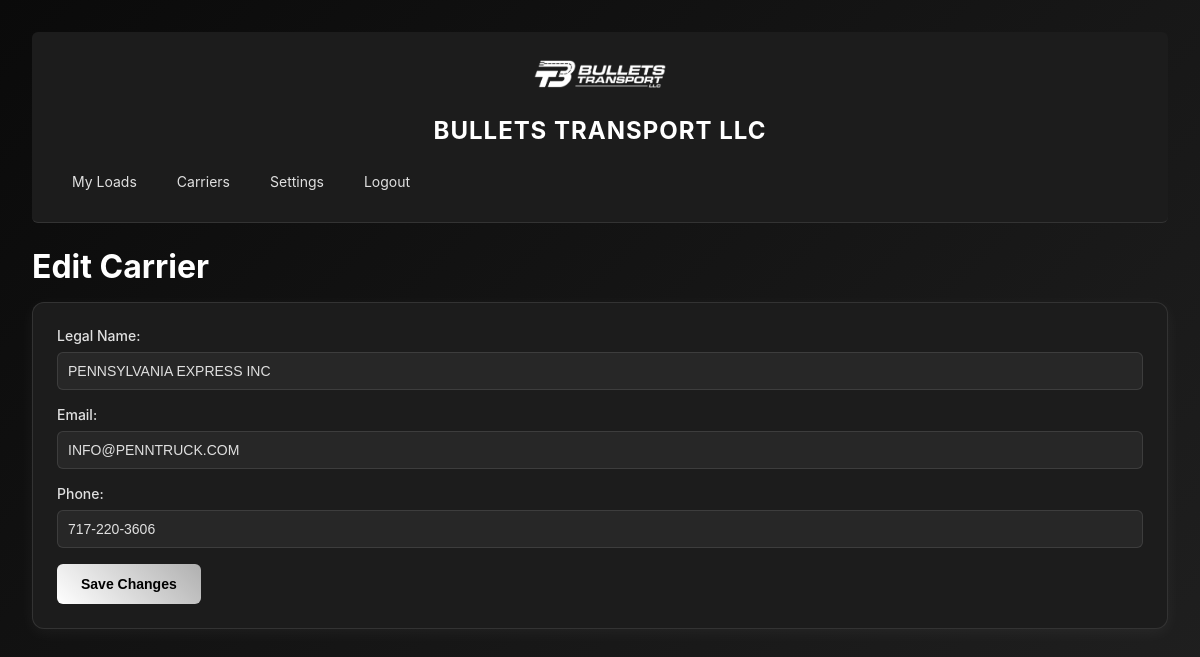
Screenshot of /edit-carrier/8/ (signed in) with the database file from the repository.
### core/models.py (models this page shows, shortened)
class CompanyInfo(models.Model):
    user = models.OneToOneField(User, on_delete=models.CASCADE)
    company_name = models.CharField(max_length=255, default="Bullets Transport LLC")
    logo = models.ImageField(upload_to='company_logos/', null=True, blank=True)
    contact = models.CharField(max_length=255, blank=True)
    mc_scac = models.CharField(max_length=50, blank=True)
    email = models.EmailField(max_length=255, blank=True)
    address1 = models.CharField(max_length=255, blank=True)
    address2 = models.CharField(max_length=255, blank=True)
    city = models.CharField(max_length=100, blank=True)
    state = models.CharField(max_length=100, blank=True)
    zip_code = models.CharField(max_length=20, blank=True)
    phone = models.CharField(max_length=20, blank=True)
    fax = models.CharField(max_length=20, blank=True)

class SavedCarrier(models.Model):
    user = models.ForeignKey(User, on_delete=models.CASCADE)
    dot_number = models.CharField(max_length=20)
    mc_number = models.CharField(max_length=20)
    legal_name = models.CharField(max_length=255)
    email = models.EmailField(blank=True, null=True)
    phone = models.CharField(max_length=20, blank=True, null=True)
    saved_at = models.DateTimeField(auto_now_add=True)

### core/views.py (the view)
# urls.py: path('edit-carrier/<int:carrier_id>/', views.edit_carrier, name='edit_carrier'),
@login_required
def edit_carrier(request, carrier_id):
    company_info, created = CompanyInfo.objects.get_or_create(user=request.user)
    carrier = get_object_or_404(SavedCarrier, id=carrier_id, user=request.user)
    if request.method == 'POST':
        carrier.legal_name = request.POST.get('legal_name')
        carrier.email = request.POST.get('email')
        carrier.phone = request.POST.get('phone')
        carrier.save()
        return redirect('saved_carriers')
    return render(request, 'edit_carrier.html', {'company_info': company_info, 'carrier': carrier})

### core/templates/edit_carrier.html (shortened to what this page needs)
<!DOCTYPE html>
<html>
<head>
</head>
<body>
    {% include 'navbar.html' %}
    <h1>Edit Carrier</h1>
    <div class="card">
        <form method="post">
            <div class="form-group">
                <label for="legal_name">Legal Name:</label>
                <input type="text" name="legal_name" id="legal_name" value="{{ carrier.legal_name }}" required>
            </div>
            <div class="form-group">
                <label for="email">Email:</label>
                <input type="text" name="email" id="email" value="{{ carrier.email }}">
            </div>
            <div class="form-group">
                <label for="phone">Phone:</label>
                <input type="text" name="phone" id="phone" value="{{ carrier.phone }}">
            </div>
            <button type="submit">Save Changes</button>
        </form>
    </div>
</body>
</html>

### core/templates/navbar.html (shortened to what this page needs)
<div class="navbar">
    <div class="navbar-top">
        <div class="logo-container">
            {% if company_info.logo %}
                <div class="logo-image">
                    <img src="{{ company_info.logo.url }}" alt="{{ company_info.company_name }} Logo">
                </div>
            {% else %}
                <div class="logo-image">
                    <img src="https://via.placeholder.com/60" alt="Placeholder Logo">
                </div>
            {% endif %}
        </div>
        <div class="company-name-container">
            <span class="company-name">{{ company_info.company_name|default:"Bullets Transport LLC" }}</span>
        </div>
    </div>
    <div class="nav-container">
        <div class="nav-links">
            <a href="{% url 'dashboard' %}" {% if request.path == '/' %}class="active"{% endif %}>My Loads</a>
            <a href="{% url 'saved_carriers' %}" {% if request.path == '/saved-carriers/' %}class="active"{% endif %}>Carriers</a>
            <a href="{% url 'settings' %}" {% if request.path == '/settings/' %}class="active"{% endif %}>Settings</a>
            <a href="{% url 'logout' %}" {% if request.path == '/logout/' %}class="active"{% endif %}>Logout</a>
        </div>
    </div>
</div>

### core/templates/edit_carrier.html (style rules this page uses)
:root { --primary: #FFFFFF; --secondary: #B0B0B0; --background: #0A0A0A; --card-bg: #1C1C1C; --text: #E0E0E0; --border: rgba(255, 255, 255, 0.1); }
body { font-family: 'Inter', sans-serif; background: linear-gradient(135deg, var(--background) 0%, #212121 100%); color: var(--text); padding: 32px; max-width: 1440px; margin: auto; min-height: 100vh; }
h1 { font-size: 2rem; font-weight: 700; color: var(--primary); margin-bottom: 16px; }
.card { background: var(--card-bg); padding: 24px; border-radius: 12px; border: 1px solid var(--border); box-shadow: 0 4px 16px rgba(255, 255, 255, 0.05); }
.form-group { display: flex; flex-direction: column; margin-bottom: 16px; }
label { font-size: 0.875rem; font-weight: 500; color: var(--text); margin-bottom: 8px; }
input[type=text] { padding: 10px; background: rgba(255, 255, 255, 0.05); border: 1px solid var(--border); border-radius: 6px; color: var(--text); font-size: 0.875rem; transition: all 0.2s ease; }
button { padding: 12px 24px; background: linear-gradient(45deg, var(--primary), var(--secondary)); border: none; border-radius: 6px; color: #000; font-weight: 600; font-size: 0.875rem; cursor: pointer; transition: all 0.2s ease; }

### core/templates/navbar.html (style rules this page uses)
:root { --primary: #FFFFFF; --secondary: #B0B0B0; --background: #0A0A0A; --card-bg: #1C1C1C; --text: #E0E0E0; --border: rgba(255, 255, 255, 0.1); --accent: #00f5ff; }
.navbar { background: var(--card-bg); padding: 12px 24px; border-bottom: 1px solid var(--border); border-radius: 6px; margin-bottom: 24px; position: relative; z-index: 1; }
.navbar-top { display: flex; flex-direction: column; align-items: center; margin-bottom: 12px; }
.logo-container { margin-bottom: 8px; }
.logo-image img { max-height: 60px; }
.company-name-container { display: flex; justify-content: center; width: 100%; margin-bottom: 8px; }
.company-name { font-size: 1.5rem; font-weight: 700; color: var(--primary); letter-spacing: 1px; text-transform: uppercase; text-align: center; }
.nav-container { position: relative; }
.nav-links { display: flex; justify-content: flex-start; align-items: center; margin-bottom: 12px; }
.nav-links a { color: var(--text); text-decoration: none; font-size: 0.875rem; padding: 8px 16px; border-radius: 6px; transition: all 0.2s ease; margin-right: 8px; }

### rows the page displays
CompanyInfo: logo (picture), company_name "BULLETS TRANSPORT LLC"
SavedCarrier: legal_name "PENNSYLVANIA EXPRESS INC", email "INFO@PENNTRUCK.COM", phone "717-220-3606"
